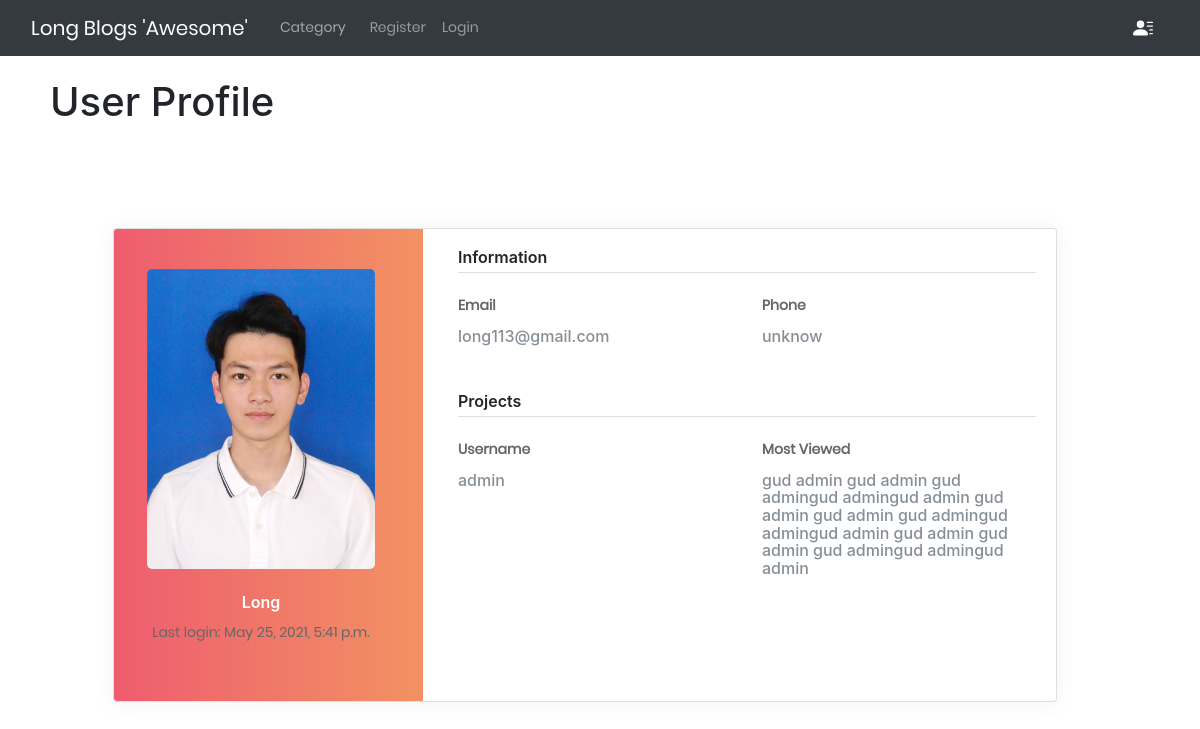
The app's page /members/2/profile/, older data.
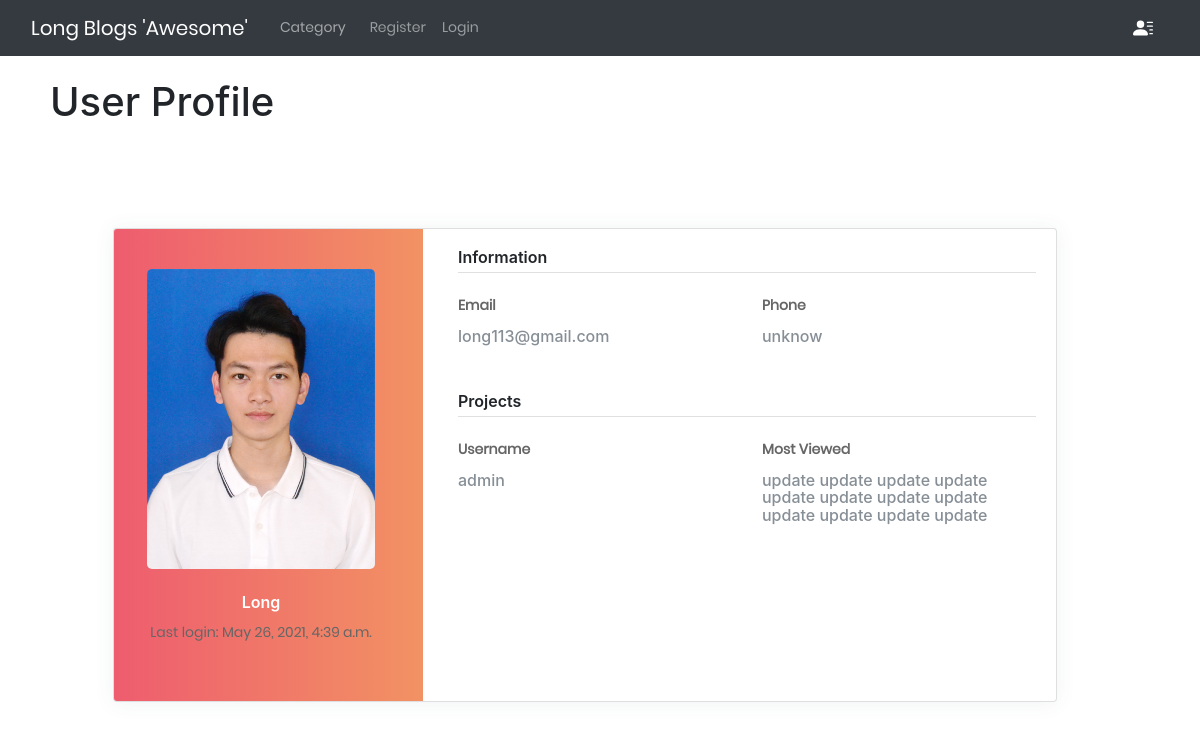
The same page, newer data.
### theblog/models.py (models this page shows, shortened)
class Profile(models.Model):
    user = OneToOneField(User, on_delete=models.CASCADE)
    bio = models.TextField(default='bio of user')
    profile_pic = models.ImageField(null=True, blank=True, upload_to="profile/")
    website_url = models.CharField(max_length=255, null=True, blank=True)
    fb_url = models.CharField(max_length=255, null=True, blank=True)
    twitter_url = models.CharField(max_length=255, null=True, blank=True)
    instagram_url = models.CharField(max_length=255, null=True, blank=True)
    pinterest_url = models.CharField(max_length=255, null=True, blank=True)

### members/views.py (the view)
# urls.py: path('<int:pk>/profile/', views.ShowProfilePageView.as_view(), name='show_profile_page'),
class ShowProfilePageView(DetailView):
    model = Profile
    template_name = 'registration/user_profile.html'
    def get_context_data(self, *args, **kwargs):
        users = Profile.objects.all()
        context = super(ShowProfilePageView, self).get_context_data(*args, **kwargs)
        page_user = get_object_or_404(Profile, id = self.kwargs['pk'])
        context['page_user'] = page_user
        return context

### members/templates/registration/user_profile.html (shortened to what this page needs)
{% extends 'theblog/base.html' %}
{% load static %}
{% block content %}
    <h1>User Profile</h1>
    <br><br/>
    {% if page_user %}
        <div class="bootstrap-profile">
            <div class="page-content page-container" id="page-content">
                <div class="padding">
                    <div class="row container d-flex justify-content-center">
                        <div class="col-xl-12 col-md-12">
                            <div class="card user-card-full">
                                <div class="row m-l-0 m-r-0">
                                    <div class="col-sm-4 bg-c-lite-green user-profile">
                                        <div class="card-block text-center text-white">
                                            <div class="m-b-25">
                                                <img src="{{page_user.profile_pic.url}}" alt="User-Profile-Image" style="max-height: 300px; max-width: 300px;" class="img-radius">
                                            </div>
                                            <h6 class="f-w-600">{{page_user.user.first_name}}</h6>
                                            <p>Last login: {{page_user.user.last_login}}</p>
                                        </div>
                                    </div>
                                    <div class="col-sm-8">
                                        <div class="card-block">
                                            <h6 class="m-b-20 p-b-5 b-b-default f-w-600">Information</h6>
                                            <div class="row">
                                                <div class="col-sm-6">
                                                    <p class="m-b-10 f-w-600">Email</p>
                                                    <h6 class="text-muted f-w-400">{{page_user.user.email}}</h6>
                                                </div>
                                                <div class="col-sm-6">
                                                    <p class="m-b-10 f-w-600">Phone</p>
                                                    <h6 class="text-muted f-w-400">unknow</h6>
                                                </div>
                                            </div>
                                            <h6 class="m-b-20 m-t-40 p-b-5 b-b-default f-w-600">Projects</h6>
                                            <div class="row">
                                                <div class="col-sm-6">
                                                    <p class="m-b-10 f-w-600">Username</p>
                                                    <h6 class="text-muted f-w-400">{{page_user.user.username}}</h6>
                                                </div>
                                                <div class="col-sm-6">
                                                    <p class="m-b-10 f-w-600">Most Viewed</p>
                                                    <h6 class="text-muted f-w-400">{{page_user.bio}}</h6>
                                                </div>
                                            </div>
                                            <ul class="social-link list-unstyled m-t-40 m-b-10">
                                                <li></li>
                                                <li></li>
                                                <li></li>
                                            </ul>
                                        </div>
                                    </div>
                                </div>
                            </div>
                        </div>
                    </div>
                </div>
            </div>
        </div>
    {% endif %}
{% endblock content %}

Row changes from the older to the newer data that the page shows:
changed Profile "Long": user.last_login "May 25, 2021, 5:41 p.m." → "May 26, 2021, 4:39 a.m."; bio "gud admin gud admin gud admingud admingud admin gud admin gud admin gud admingud admingud admin gud admin gud admin gud admingud admingud admin" → "update update update update update update update update update update update update"
